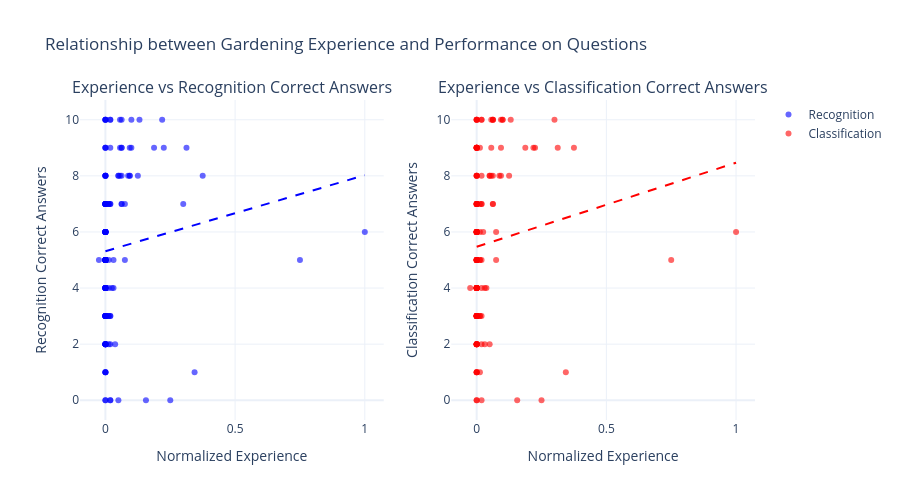

Write notebook code for a chart like this one.
### Code cell
# 3. RESULTS VISUALIZATIONS
print("\n" + "=" * 60)
print("=== RESULTS VISUALIZATIONS ===")

# Criar scatter plots para mostrar correlações
fig_scatter = make_subplots(rows=1, cols=2, subplot_titles=("Experience vs Recognition Correct Answers", "Experience vs Classification Correct Answers"), horizontal_spacing=0.1)

# Scatter plot - Reconhecimento
fig_scatter.add_trace(
    go.Scatter(
        x=df_valid_rec["experiencia_hortas_normalizada"],
        y=df_valid_rec["acertos_rec"],
        mode="markers",
        name="Recognition",
        marker=dict(color="blue", size=6, opacity=0.6),
        text=[f"Exp: {x:.3f}<br>Correct: {y}" for x, y in zip(df_valid_rec["experiencia_hortas_normalizada"], df_valid_rec["acertos_rec"])],
        hovertemplate="%{text}<extra></extra>",
    ),
    row=1,
    col=1,
)

# Scatter plot - Classificação
fig_scatter.add_trace(
    go.Scatter(
        x=df_valid_class["experiencia_hortas_normalizada"],
        y=df_valid_class["acertos_class"],
        mode="markers",
        name="Classification",
        marker=dict(color="red", size=6, opacity=0.6),
        text=[f"Exp: {x:.3f}<br>Correct: {y}" for x, y in zip(df_valid_class["experiencia_hortas_normalizada"], df_valid_class["acertos_class"])],
        hovertemplate="%{text}<extra></extra>",
    ),
    row=1,
    col=2,
)

# Adicionar linha de tendência (regressão linear simples)
import numpy as np
from sklearn.linear_model import LinearRegression

# Linha de tendência - Reconhecimento
lr_rec = LinearRegression()
X_rec = df_valid_rec["experiencia_hortas_normalizada"].values.reshape(-1, 1)
y_rec = df_valid_rec["acertos_rec"].values
lr_rec.fit(X_rec, y_rec)
x_trend = np.linspace(0, 1, 100)
y_trend_rec = lr_rec.predict(x_trend.reshape(-1, 1))

fig_scatter.add_trace(go.Scatter(x=x_trend, y=y_trend_rec, mode="lines", name="Trend Rec", line=dict(color="blue", dash="dash"), showlegend=False), row=1, col=1)

# Linha de tendência - Classificação
lr_class = LinearRegression()
X_class = df_valid_class["experiencia_hortas_normalizada"].values.reshape(-1, 1)
y_class = df_valid_class["acertos_class"].values
lr_class.fit(X_class, y_class)
y_trend_class = lr_class.predict(x_trend.reshape(-1, 1))

fig_scatter.add_trace(go.Scatter(x=x_trend, y=y_trend_class, mode="lines", name="Trend Class", line=dict(color="red", dash="dash"), showlegend=False), row=1, col=2)

fig_scatter.update_layout(title_text="Relationship between Gardening Experience and Performance on Questions", height=500, showlegend=True)

fig_scatter.update_xaxes(title_text="Normalized Experience", row=1, col=1)
fig_scatter.update_xaxes(title_text="Normalized Experience", row=1, col=2)
fig_scatter.update_yaxes(title_text="Recognition Correct Answers", row=1, col=1)
fig_scatter.update_yaxes(title_text="Classification Correct Answers", row=1, col=2)

fig_scatter.show()

# Save the figure
fig_scatter.write_html(images_path / "02_diff_experience_vs_performance.html")
fig_scatter.write_image(images_path / "02_diff_experience_vs_performance.png", width=1200, height=500, scale=3)
print(f"Saved: 02_diff_experience_vs_performance.html and .png")

### Figure 1 — Plotly figure (JSON) as saved in the notebook; plotly's stock layout.template omitted (floating-point values rounded to 4 significant figures; data arrays with more than 128 entries replaced by an {"elided": "..."} marker saying what was removed)
{"data": [{"hovertemplate": "%{text}<extra></extra>", "marker": {"color": "blue", "opacity": 0.6, "size": 6}, "mode": "markers", "name": "Recognition", "text": {"elided": "141 str values"}, "type": "scatter", "x": {"elided": "141 float values"}, "xaxis": "x", "y": {"elided": "141 int values"}, "yaxis": "y"}, {"hovertemplate": "%{text}<extra></extra>", "marker": {"color": "red", "opacity": 0.6, "size": 6}, "mode": "markers", "name": "Classification", "text": {"elided": "141 str values"}, "type": "scatter", "x": {"elided": "141 float values"}, "xaxis": "x2", "y": {"elided": "141 int values"}, "yaxis": "y2"}, {"line": {"color": "blue", "dash": "dash"}, "mode": "lines", "name": "Trend Rec", "showlegend": false, "type": "scatter", "x": [0, 0.0101, 0.0202, 0.0303, 0.0404, 0.05051, 0.06061, 0.07071, 0.08081, 0.09091, 0.101, 0.1111, 0.1212, 0.1313, 0.1414, 0.1515, 0.1616, 0.1717, 0.1818, 0.1919, 0.202, 0.2121, 0.2222, 0.2323, 0.2424, 0.2525, 0.2626, 0.2727, 0.2828, 0.2929, 0.303, 0.3131, 0.3232, 0.3333, 0.3434, 0.3535, 0.3636, 0.3737, 0.3838, 0.3939, 0.404, 0.4141, 0.4242, 0.4343, 0.4444, 0.4545, 0.4646, 0.4747, 0.4848, 0.4949, 0.5051, 0.5152, 0.5253, 0.5354, 0.5455, 0.5556, 0.5657, 0.5758, 0.5859, 0.596, 0.6061, 0.6162, 0.6263, 0.6364, 0.6465, 0.6566, 0.6667, 0.6768, 0.6869, 0.697, 0.7071, 0.7172, 0.7273, 0.7374, 0.7475, 0.7576, 0.7677, 0.7778, 0.7879, 0.798, 0.8081, 0.8182, 0.8283, 0.8384, 0.8485, 0.8586, 0.8687, 0.8788, 0.8889, 0.899, 0.9091, 0.9192, 0.9293, 0.9394, 0.9495, 0.9596, 0.9697, 0.9798, 0.9899, 1], "xaxis": "x", "y": [5.314, 5.341, 5.369, 5.396, 5.423, 5.451, 5.478, 5.505, 5.533, 5.56, 5.588, 5.615, 5.642, 5.67, 5.697, 5.724, 5.752, 5.779, 5.806, 5.834, 5.861, 5.889, 5.916, 5.943, 5.971, 5.998, 6.025, 6.053, 6.08, 6.107, 6.135, 6.162, 6.19, 6.217, 6.244, 6.272, 6.299, 6.326, 6.354, 6.381, 6.409, 6.436, 6.463, 6.491, 6.518, 6.545, 6.573, 6.6, 6.627, 6.655, 6.682, 6.71, 6.737, 6.764, 6.792, 6.819, 6.846, 6.874, 6.901, 6.928, 6.956, 6.983, 7.011, 7.038, 7.065, 7.093, 7.12, 7.147, 7.175, 7.202, 7.23, 7.257, 7.284, 7.312, 7.339, 7.366, 7.394, 7.421, 7.448, 7.476, 7.503, 7.531, 7.558, 7.585, 7.613, 7.64, 7.667, 7.695, 7.722, 7.749, 7.777, 7.804, 7.832, 7.859, 7.886, 7.914, 7.941, 7.968, 7.996, 8.023], "yaxis": "y"}, {"line": {"color": "red", "dash": "dash"}, "mode": "lines", "name": "Trend Class", "showlegend": false, "type": "scatter", "x": [0, 0.0101, 0.0202, 0.0303, 0.0404, 0.05051, 0.06061, 0.07071, 0.08081, 0.09091, 0.101, 0.1111, 0.1212, 0.1313, 0.1414, 0.1515, 0.1616, 0.1717, 0.1818, 0.1919, 0.202, 0.2121, 0.2222, 0.2323, 0.2424, 0.2525, 0.2626, 0.2727, 0.2828, 0.2929, 0.303, 0.3131, 0.3232, 0.3333, 0.3434, 0.3535, 0.3636, 0.3737, 0.3838, 0.3939, 0.404, 0.4141, 0.4242, 0.4343, 0.4444, 0.4545, 0.4646, 0.4747, 0.4848, 0.4949, 0.5051, 0.5152, 0.5253, 0.5354, 0.5455, 0.5556, 0.5657, 0.5758, 0.5859, 0.596, 0.6061, 0.6162, 0.6263, 0.6364, 0.6465, 0.6566, 0.6667, 0.6768, 0.6869, 0.697, 0.7071, 0.7172, 0.7273, 0.7374, 0.7475, 0.7576, 0.7677, 0.7778, 0.7879, 0.798, 0.8081, 0.8182, 0.8283, 0.8384, 0.8485, 0.8586, 0.8687, 0.8788, 0.8889, 0.899, 0.9091, 0.9192, 0.9293, 0.9394, 0.9495, 0.9596, 0.9697, 0.9798, 0.9899, 1], "xaxis": "x2", "y": [5.471, 5.502, 5.532, 5.562, 5.593, 5.623, 5.653, 5.683, 5.714, 5.744, 5.774, 5.804, 5.835, 5.865, 5.895, 5.925, 5.956, 5.986, 6.016, 6.046, 6.077, 6.107, 6.137, 6.168, 6.198, 6.228, 6.258, 6.289, 6.319, 6.349, 6.379, 6.41, 6.44, 6.47, 6.5, 6.531, 6.561, 6.591, 6.622, 6.652, 6.682, 6.712, 6.743, 6.773, 6.803, 6.833, 6.864, 6.894, 6.924, 6.954, 6.985, 7.015, 7.045, 7.075, 7.106, 7.136, 7.166, 7.197, 7.227, 7.257, 7.287, 7.318, 7.348, 7.378, 7.408, 7.439, 7.469, 7.499, 7.529, 7.56, 7.59, 7.62, 7.65, 7.681, 7.711, 7.741, 7.772, 7.802, 7.832, 7.862, 7.893, 7.923, 7.953, 7.983, 8.014, 8.044, 8.074, 8.104, 8.135, 8.165, 8.195, 8.225, 8.256, 8.286, 8.316, 8.347, 8.377, 8.407, 8.437, 8.468], "yaxis": "y2"}], "layout": {"annotations": [{"font": {"size": 16}, "showarrow": false, "text": "Experience vs Recognition Correct Answers", "x": 0.225, "xanchor": "center", "xref": "paper", "y": 1, "yanchor": "bottom", "yref": "paper"}, {"font": {"size": 16}, "showarrow": false, "text": "Experience vs Classification Correct Answers", "x": 0.775, "xanchor": "center", "xref": "paper", "y": 1, "yanchor": "bottom", "yref": "paper"}], "height": 500, "showlegend": true, "title": {"text": "Relationship between Gardening Experience and Performance on Questions"}, "xaxis": {"anchor": "y", "domain": [0, 0.45], "title": {"text": "Normalized Experience"}}, "xaxis2": {"anchor": "y2", "domain": [0.55, 1], "title": {"text": "Normalized Experience"}}, "yaxis": {"anchor": "x", "domain": [0, 1], "title": {"text": "Recognition Correct Answers"}}, "yaxis2": {"anchor": "x2", "domain": [0, 1], "title": {"text": "Classification Correct Answers"}}}}
